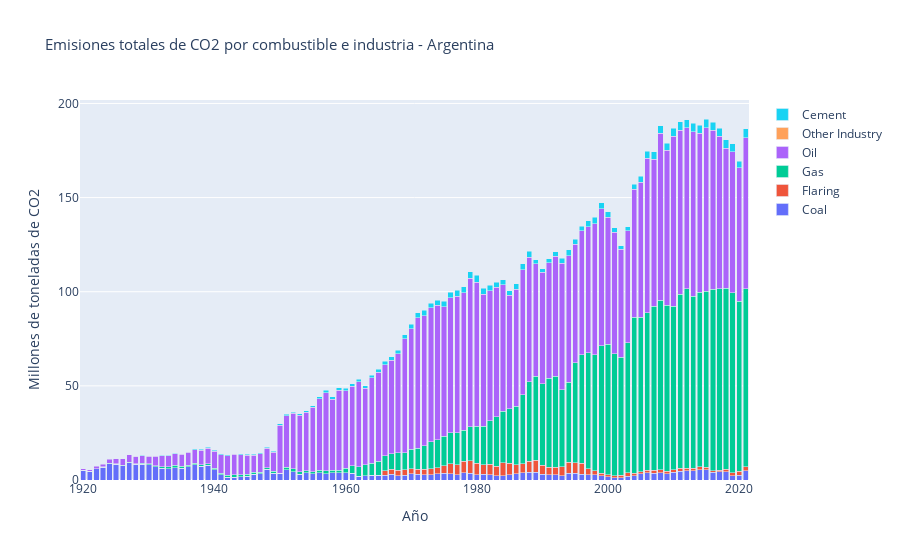

The code cell stored with this chart in its notebook:
### Markdown cell above
**Que fuente de energia fue la de mayor dinamica?**

Hasta el año 2000, las emisiones de dióxido de carbono (CO2) estaban principalmente relacionadas con el uso del petróleo como combustible. A partir de ese año, se observa un cambio significativo en la tendencia, donde el gas comienza a superar al petróleo como el principal combustible en términos de emisiones, año tras año. Este cambio está directamente relacionado con la consolidación del gas como el componente principal de nuestra matriz energética a lo largo del tiempo. Este cambio en la composición de la matriz energética refleja una transición hacia fuentes de energía más limpias y menos intensivas en carbono.

### Code cell
import plotly.graph_objects as go

fig = go.Figure(data=[
    go.Bar(name='Coal', x=grafico3['year'], y=grafico3['coal_co2']),
    go.Bar(name='Flaring', x=grafico3['year'], y=grafico3['flaring_co2']),
    go.Bar(name='Gas', x=grafico3['year'], y=grafico3['gas_co2']),
    go.Bar(name='Oil', x=grafico3['year'], y=grafico3['oil_co2']),
    go.Bar(name='Other Industry', x=grafico3['year'], y=grafico3['other_industry_co2']),
    go.Bar(name='Cement', x=grafico3['year'], y=grafico3['cement_co2'])
])

fig.update_layout(barmode='stack', title='Emisiones totales de CO2 por combustible e industria - Argentina',
                  xaxis_title='Año', yaxis_title='Millones de toneladas de CO2', title_font_size=15)

fig.update_traces(hovertemplate='%{y:.2f} Millones de toneladas de CO2<br>%{x}<extra></extra>')

fig.show()
